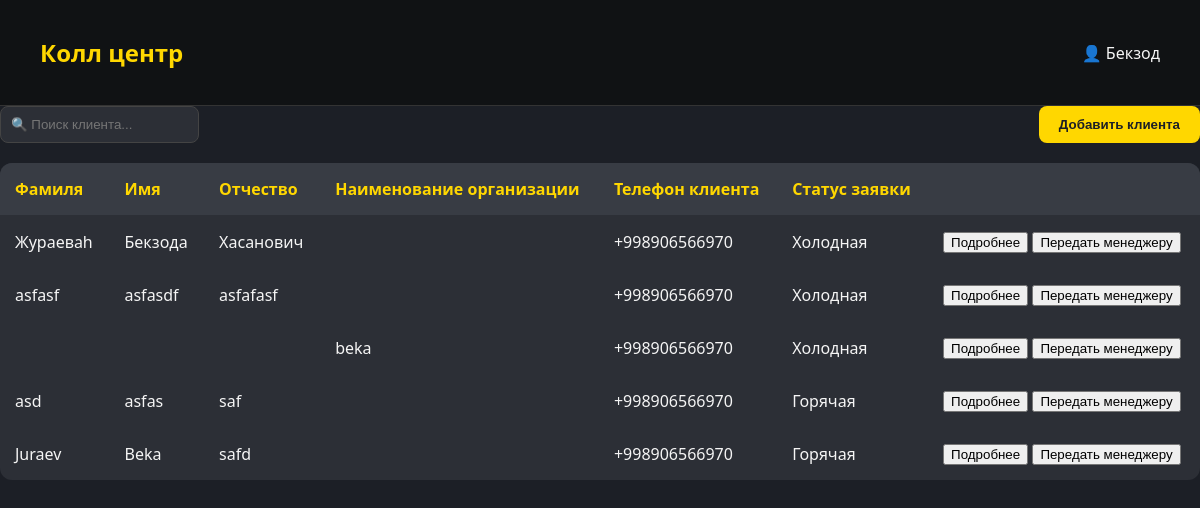
The page /call_center/ (signed in) on the database as committed earlier.
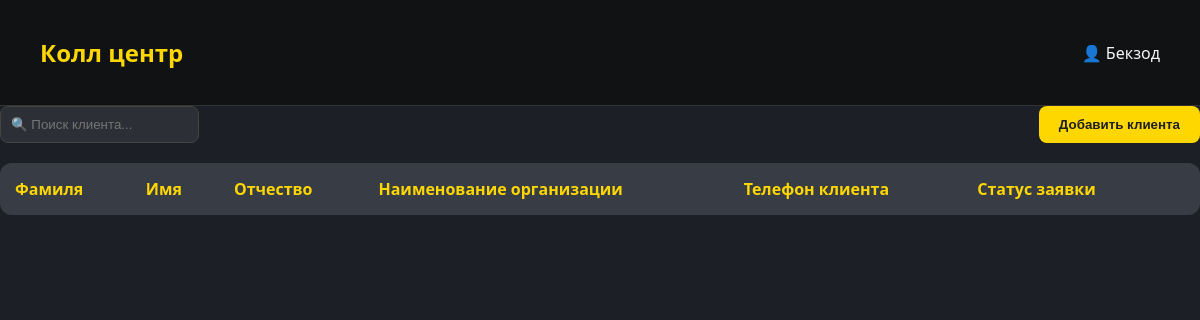
The same page on the database as committed later.
### backend/models.py (models this page shows)
class Orders(models.Model):
    Stage_CHOICES = [
        ("marketing", "Соц. маркетинг"),
        ("call_center", "Колл-центр"),
        ("manager", "Менеджер"),
        ("design", "Проектирование"),
        ("technologist", "Технолог"),
        ("manager_2", "Менеджер_2"),
        ("accounting", "Бухгалтерия"),
        ("warehouse", "Склад"),
        ("manufacturing", "Производство"),
        ("assembly_stage", "Сборка"),
        ("accounting_2", "Бухгалтерия_2"),
        ("delivery", "Доставка"),
        ("installation", "Установка"),
        ("quality_control", "Контроль качества"),
        ("finished", "Завершён"),
        ("archive", "Архив"),
        ("failed", "fail")
    ]
    Stage_pod_CHOICES = [
        ("rezka", "Резка"),
        ("svarka", "Сварка"),
        ("fill", "Покраска"),
        ("print", "Печать"),
    ]
    vstrecha_choice = [
        ("viezd", "Выезд"),
        ("priezd", "Приезд"),
    ]
    zayavki_choice = [
        ("hot", "Горячая"),
        ("cool", "Холодная"),
    ]
    client=models.ForeignKey(Clients, on_delete=models.CASCADE, related_name='clients_order',null=True)
    call_center = models.ForeignKey(
        'Profile', on_delete=models.CASCADE, related_name='call_center_profile', verbose_name="Профиль",null=True
    )
    designer = models.ForeignKey(
        'Profile', on_delete=models.CASCADE, related_name='designer_profile', verbose_name="Профиль", null=True
    )
    completed_by_desinger=models.BooleanField(default=False)
    order_name=models.CharField(max_length=100,null=True)
    vstrecha=models.CharField(max_length=20, choices=vstrecha_choice,null=True)
    zayavki = models.CharField(max_length=20, choices=zayavki_choice, null=True)
    order_sum=models.DecimalField(max_digits=10, decimal_places=2,default=0)
    order_predoplata=models.DecimalField(max_digits=10, decimal_places=2,default=0)
    description=models.TextField()
    description_design = models.TextField()
    check_design=models.BooleanField(default=False)
    catigories = models.CharField(max_length=50)
    razmer=models.CharField(max_length=50)
    latitude = models.FloatField(blank=True, null=True, default=0)
    longitude = models.FloatField(blank=True, null=True, default=0)
    tz=models.FileField(blank=True, upload_to='pictures/')
    design=models.FileField(blank=True, upload_to='pictures/')
    stage = models.CharField(max_length=20, choices=Stage_CHOICES,default='marketing')
    add_order=models.DateField(null=True)
    complete_order=models.DateField(null=True)
    rezka=models.BooleanField(default=False)
    svarka=models.BooleanField(default=False)
    fill=models.BooleanField(default=False)
    print=models.BooleanField(default=False)
    stage_pod=models.CharField(max_length=20, choices=Stage_pod_CHOICES,default="rezka")
    payment_data=models.DateField(null=True)
    complete_date=models.DateField(null=True)
    fail_date = models.DateField(null=True)
    by_who_fail=models.CharField(max_length=50,null=True,blank=True)
    fail=models.CharField(max_length=255,null=True)

class Clients(models.Model):
    Social_CHOICES = [
        ("social", "Социальные сети"),
        ("cold_calls", "Холодные звонки"),
        ("word_of_mouth", "Сарафанное радио"),
    ]
    CLIENT_TYPE_CHOICES = [
        ('INDIVIDUAL', 'Физическое лицо'),
        ('LEGAL_ENTITY', 'Юридическое лицо'),
    ]
    social = models.CharField(max_length=20, choices=Social_CHOICES)
    client_type = models.CharField(
        max_length=20,
        choices=CLIENT_TYPE_CHOICES,
    )
    phone = PhoneNumberField()
    created_at = models.DateField(auto_now_add=True,null=True)
    name = models.CharField(max_length=200, null=True, blank=True, default=None)
    lastname = models.CharField(max_length=200, null=True, blank=True, default=None)
    middle_name = models.CharField(max_length=200, null=True, blank=True, default=None)
    adress = models.CharField(max_length=200, null=True, blank=True, default=None)
    company_name=models.CharField(max_length=200, null=True, blank=True, default=None)
    inn = models.CharField(max_length=12,null=True, blank=True, default=None)
    account=models.IntegerField(blank=True,null=True,default=None)
    mfo = models.IntegerField(blank=True, null=True, default=None)
    active=models.BooleanField(default=False)

### backend/views.py (the view, shortened to what this page needs)
# urls.py: path('call_center/',views.Call_center.as_view(),name='call_center'),
class Call_center(LoginRequiredMixin,TemplateView):
   template_name = 'call_center.html'
   login_url = reverse_lazy('login')
   def get_context_data(self, *, object_list=None, **kwargs):
      context = super().get_context_data(**kwargs)
      context['order']=Orders.objects.filter(stage='call_center')
      search = self.request.GET.get('search')
      if search:
         context['order'] = Orders.objects.filter(
    Q(stage='call_center') &
      ( Q(client__name__icontains=search) |
        Q(client__company_name__icontains=search) |
        Q(marketing__client_name__icontains=search)
    )
).select_related('client','marketing')
      else:
         context['order'] = Orders.objects.filter(stage='call_center').select_related('client','marketing')
      return context

### backend/templates/call_center.html (shortened to what this page needs)
{% if request.user.profile.approve %}
<!DOCTYPE html>
<html lang="ru">
<head>
</head>
<body>
  <header>
    <h1>Колл центр</h1>
    <div>👤 {{request.user.profile.name}}</div>
  </header>
    <div class="top-bar">
     <form action="" method="GET">
      <input type="text" name="search" placeholder="🔍 Поиск клиента...">
       </form>
        <button onclick="window.location.href='{% url 'call_center_add' %}'">Добавить клиента</button>
    </div>
     <div id="individual-fields">
    <table>
      <thead>
        <tr>
          <th>Фамиля</th>
          <th>Имя</th>
          <th>Отчество</th>
          <th>Наименование организации</th>
          <th>Телефон клиента</th>
          <th>Статус заявки</th>
          <th></th>
        </tr>
      </thead>
      {% for item in order %}
      <tbody>
        <tr>
          <td>{{item.client.lastname|default:""}}</td>
          {% if item.client.name %}
          <td>{{item.client.name|default:""}}</td>
          {% else %}
          <td>{{item.marketing.client_name|default:""}}</td>
          {% endif %}
           <td>{{item.client.middle_name|default:""}}</td>
           <td>{{item.client.company_name|default:""}}</td>
           <td>
             {% if item.client.phone %}
             {{item.client.phone|default:""}}
             {% else %}
             {{ item.marketing.phone|default:"" }}
             {% endif %}
           </td>
           <td>{{item.get_zayavki_display}}</td>
            <td><div>
                <button onclick="window.location.href='{% url 'call_cente_detail' item.pk %}'">Подробнее</button>
              {% if item.stage == 'call_center'%}
                <button onclick="openPopup({{item.pk}})">Передать менеджеру</button>
              {% endif %}
            </div></td>
        </tr>
      </tbody>
      {% endfor %}
       </table>
      </div>
</body>
</html>
{% else %}
{% include 'waiting.html' %}
{% endif %}

Rows that differ between the two databases and show on the page:
removed Orders: client.lastname "Жураеваh", client.name "Бекзода", client.middle_name "Хасанович", client.phone "+998906566970", zayavki "Холодная"
removed Orders: client.lastname "asfasf", client.name "asfasdf", client.middle_name "asfafasf", client.phone "+998906566970", zayavki "Холодная"
removed Orders: client.company_name "beka", client.phone "+998906566970", zayavki "Холодная"
removed Orders: client.lastname "asd", client.name "asfas", client.middle_name "saf", client.phone "+998906566970", zayavki "Горячая"
removed Orders: client.lastname "Juraev", client.name "Beka", client.middle_name "safd", client.phone "+998906566970", zayavki "Горячая"
